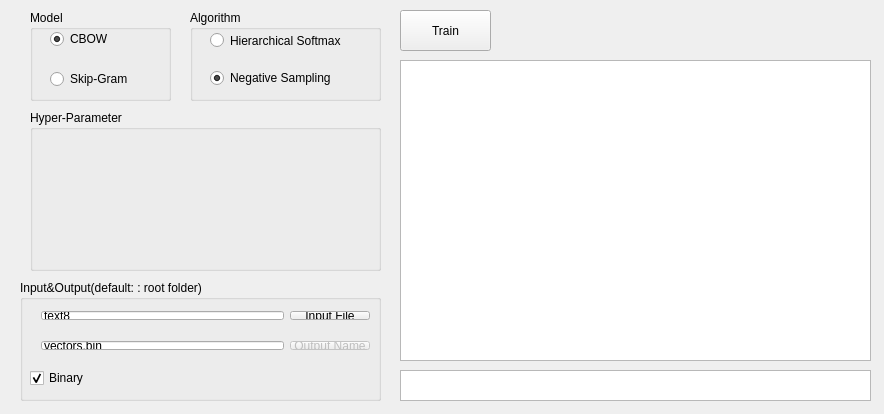
<?xml version="1.0" encoding="UTF-8"?>
<ui version="4.0">
 <class>Widget</class>
 <widget class="QWidget" name="Widget">
  <property name="geometry">
   <rect>
    <x>0</x>
    <y>0</y>
    <width>884</width>
    <height>414</height>
   </rect>
  </property>
  <property name="windowTitle">
   <string>QWord2Vec</string>
  </property>
  <widget class="QGroupBox" name="groupBox">
   <property name="geometry">
    <rect>
     <x>30</x>
     <y>10</y>
     <width>141</width>
     <height>91</height>
    </rect>
   </property>
   <property name="title">
    <string>Model</string>
   </property>
   <widget class="QRadioButton" name="cbow">
    <property name="geometry">
     <rect>
      <x>20</x>
      <y>20</y>
      <width>101</width>
      <height>18</height>
     </rect>
    </property>
    <property name="text">
     <string>CBOW</string>
    </property>
    <property name="checked">
     <bool>true</bool>
    </property>
   </widget>
   <widget class="QRadioButton" name="skip">
    <property name="geometry">
     <rect>
      <x>20</x>
      <y>60</y>
      <width>101</width>
      <height>18</height>
     </rect>
    </property>
    <property name="text">
     <string>Skip-Gram</string>
    </property>
   </widget>
  </widget>
  <widget class="QGroupBox" name="groupBox_2">
   <property name="geometry">
    <rect>
     <x>190</x>
     <y>10</y>
     <width>191</width>
     <height>91</height>
    </rect>
   </property>
   <property name="title">
    <string>Algorithm</string>
   </property>
   <widget class="QRadioButton" name="hs">
    <property name="geometry">
     <rect>
      <x>20</x>
      <y>20</y>
      <width>161</width>
      <height>21</height>
     </rect>
    </property>
    <property name="text">
     <string>Hierarchical Softmax</string>
    </property>
   </widget>
   <widget class="QRadioButton" name="ns">
    <property name="geometry">
     <rect>
      <x>20</x>
      <y>60</y>
      <width>161</width>
      <height>16</height>
     </rect>
    </property>
    <property name="text">
     <string>Negative Sampling</string>
    </property>
    <property name="checked">
     <bool>true</bool>
    </property>
   </widget>
  </widget>
  <widget class="QGroupBox" name="groupBox_3">
   <property name="geometry">
    <rect>
     <x>30</x>
     <y>110</y>
     <width>351</width>
     <height>161</height>
    </rect>
   </property>
   <property name="title">
    <string>Hyper-Parameter</string>
   </property>
   <widget class="QWidget" name="layoutWidget">
    <property name="geometry">
     <rect>
      <x>140</x>
      <y>30</y>
      <width>131</width>
      <height>22</height>
     </rect>
    </property>
    <layout class="QHBoxLayout" name="horizontalLayout_2">
     <item>
      <widget class="QLabel" name="label_2">
       <property name="text">
        <string>sample：</string>
       </property>
      </widget>
     </item>
     <item>
      <widget class="QLineEdit" name="sample">
       <property name="text">
        <string>0.0001</string>
       </property>
      </widget>
     </item>
    </layout>
   </widget>
   <widget class="QWidget" name="layoutWidget_2">
    <property name="geometry">
     <rect>
      <x>20</x>
      <y>60</y>
      <width>101</width>
      <height>22</height>
     </rect>
    </property>
    <layout class="QHBoxLayout" name="horizontalLayout_3">
     <item>
      <widget class="QLabel" name="label_3">
       <property name="text">
        <string>size：</string>
       </property>
      </widget>
     </item>
     <item>
      <widget class="QLineEdit" name="size">
       <property name="text">
        <string>200</string>
       </property>
      </widget>
     </item>
    </layout>
   </widget>
   <widget class="QWidget" name="layoutWidget_3">
    <property name="geometry">
     <rect>
      <x>140</x>
      <y>60</y>
      <width>131</width>
      <height>22</height>
     </rect>
    </property>
    <layout class="QHBoxLayout" name="horizontalLayout_4">
     <item>
      <widget class="QLabel" name="label_4">
       <property name="text">
        <string>window：</string>
       </property>
      </widget>
     </item>
     <item>
      <widget class="QLineEdit" name="window">
       <property name="text">
        <string>8</string>
       </property>
      </widget>
     </item>
    </layout>
   </widget>
   <widget class="QWidget" name="layoutWidget_4">
    <property name="geometry">
     <rect>
      <x>140</x>
      <y>90</y>
      <width>131</width>
      <height>22</height>
     </rect>
    </property>
    <layout class="QHBoxLayout" name="horizontalLayout_5">
     <item>
      <widget class="QLabel" name="label_5">
       <property name="text">
        <string>negative：</string>
       </property>
      </widget>
     </item>
     <item>
      <widget class="QLineEdit" name="negative">
       <property name="text">
        <string>25</string>
       </property>
      </widget>
     </item>
    </layout>
   </widget>
   <widget class="QWidget" name="layoutWidget_5">
    <property name="geometry">
     <rect>
      <x>20</x>
      <y>90</y>
      <width>101</width>
      <height>22</height>
     </rect>
    </property>
    <layout class="QHBoxLayout" name="horizontalLayout_6">
     <item>
      <widget class="QLabel" name="label_6">
       <property name="text">
        <string>class：</string>
       </property>
      </widget>
     </item>
     <item>
      <widget class="QLineEdit" name="classes">
       <property name="text">
        <string>0</string>
       </property>
      </widget>
     </item>
    </layout>
   </widget>
   <widget class="QWidget" name="layoutWidget_6">
    <property name="geometry">
     <rect>
      <x>20</x>
      <y>120</y>
      <width>101</width>
      <height>22</height>
     </rect>
    </property>
    <layout class="QHBoxLayout" name="horizontalLayout_7">
     <item>
      <widget class="QLabel" name="label_7">
       <property name="text">
        <string>iter：</string>
       </property>
      </widget>
     </item>
     <item>
      <widget class="QLineEdit" name="iter">
       <property name="text">
        <string>15</string>
       </property>
      </widget>
     </item>
    </layout>
   </widget>
   <widget class="QWidget" name="layoutWidget_7">
    <property name="geometry">
     <rect>
      <x>140</x>
      <y>120</y>
      <width>131</width>
      <height>22</height>
     </rect>
    </property>
    <layout class="QHBoxLayout" name="horizontalLayout_8">
     <item>
      <widget class="QLabel" name="label_8">
       <property name="text">
        <string>thread：</string>
       </property>
      </widget>
     </item>
     <item>
      <widget class="QLineEdit" name="thread">
       <property name="text">
        <string>20</string>
       </property>
      </widget>
     </item>
    </layout>
   </widget>
   <widget class="QWidget" name="layoutWidget">
    <property name="geometry">
     <rect>
      <x>20</x>
      <y>30</y>
      <width>101</width>
      <height>22</height>
     </rect>
    </property>
    <layout class="QHBoxLayout" name="horizontalLayout">
     <item>
      <widget class="QLabel" name="label">
       <property name="text">
        <string>lr：</string>
       </property>
      </widget>
     </item>
     <item>
      <widget class="QLineEdit" name="alpha">
       <property name="text">
        <string>0.025</string>
       </property>
      </widget>
     </item>
    </layout>
   </widget>
  </widget>
  <widget class="QGroupBox" name="groupBox_4">
   <property name="geometry">
    <rect>
     <x>20</x>
     <y>280</y>
     <width>361</width>
     <height>121</height>
    </rect>
   </property>
   <property name="title">
    <string>Input&amp;&amp;Output(default: : root folder)</string>
   </property>
   <widget class="QWidget" name="layoutWidget_8">
    <property name="geometry">
     <rect>
      <x>10</x>
      <y>50</y>
      <width>351</width>
      <height>31</height>
     </rect>
    </property>
    <layout class="QHBoxLayout" name="horizontalLayout_10">
     <item>
      <widget class="QLineEdit" name="output_file">
       <property name="text">
        <string>vectors.bin</string>
       </property>
      </widget>
     </item>
     <item>
      <widget class="QPushButton" name="pushButton_2">
       <property name="enabled">
        <bool>false</bool>
       </property>
       <property name="text">
        <string>Output Name</string>
       </property>
      </widget>
     </item>
    </layout>
   </widget>
   <widget class="QCheckBox" name="binary">
    <property name="geometry">
     <rect>
      <x>10</x>
      <y>90</y>
      <width>71</width>
      <height>16</height>
     </rect>
    </property>
    <property name="text">
     <string>Binary</string>
    </property>
    <property name="checkable">
     <bool>true</bool>
    </property>
    <property name="checked">
     <bool>true</bool>
    </property>
   </widget>
   <widget class="QWidget" name="layoutWidget">
    <property name="geometry">
     <rect>
      <x>10</x>
      <y>20</y>
      <width>351</width>
      <height>31</height>
     </rect>
    </property>
    <layout class="QHBoxLayout" name="horizontalLayout_9">
     <item>
      <widget class="QLineEdit" name="input_file">
       <property name="text">
        <string>text8</string>
       </property>
      </widget>
     </item>
     <item>
      <widget class="QPushButton" name="pushButton">
       <property name="text">
        <string>Input File</string>
       </property>
      </widget>
     </item>
    </layout>
   </widget>
  </widget>
  <widget class="QPushButton" name="pushButton_3">
   <property name="geometry">
    <rect>
     <x>400</x>
     <y>10</y>
     <width>91</width>
     <height>41</height>
    </rect>
   </property>
   <property name="text">
    <string>Train</string>
   </property>
  </widget>
  <widget class="QPlainTextEdit" name="plainTextEdit">
   <property name="geometry">
    <rect>
     <x>400</x>
     <y>60</y>
     <width>471</width>
     <height>301</height>
    </rect>
   </property>
   <property name="readOnly">
    <bool>true</bool>
   </property>
  </widget>
  <widget class="QPlainTextEdit" name="plainTextEdit_2">
   <property name="geometry">
    <rect>
     <x>400</x>
     <y>370</y>
     <width>471</width>
     <height>31</height>
    </rect>
   </property>
   <property name="font">
    <font>
     <pointsize>12</pointsize>
    </font>
   </property>
   <property name="readOnly">
    <bool>true</bool>
   </property>
   <property name="plainText">
    <string/>
   </property>
  </widget>
 </widget>
 <layoutdefault spacing="6" margin="11"/>
 <resources/>
 <connections/>
</ui>
